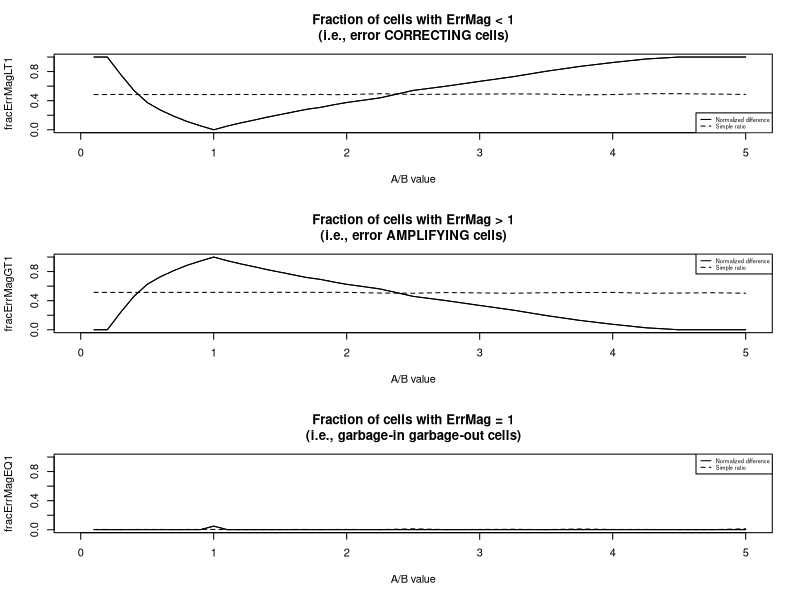
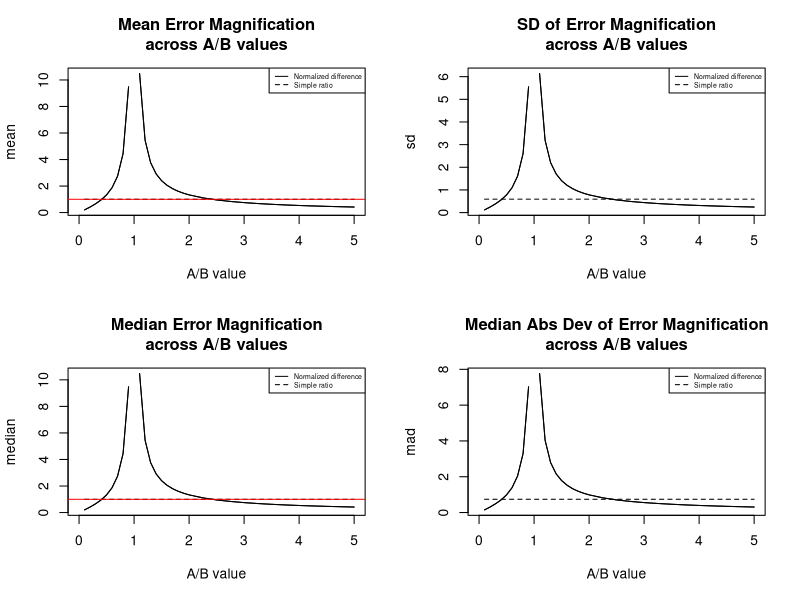
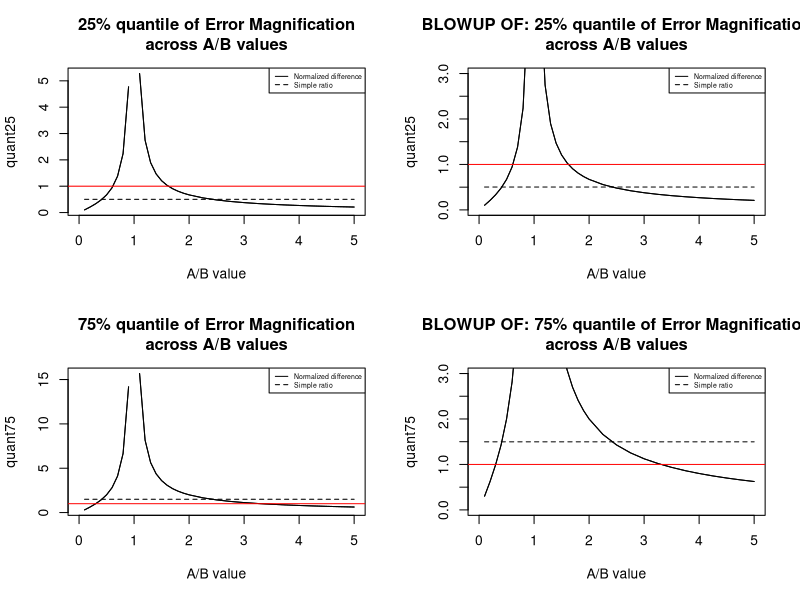
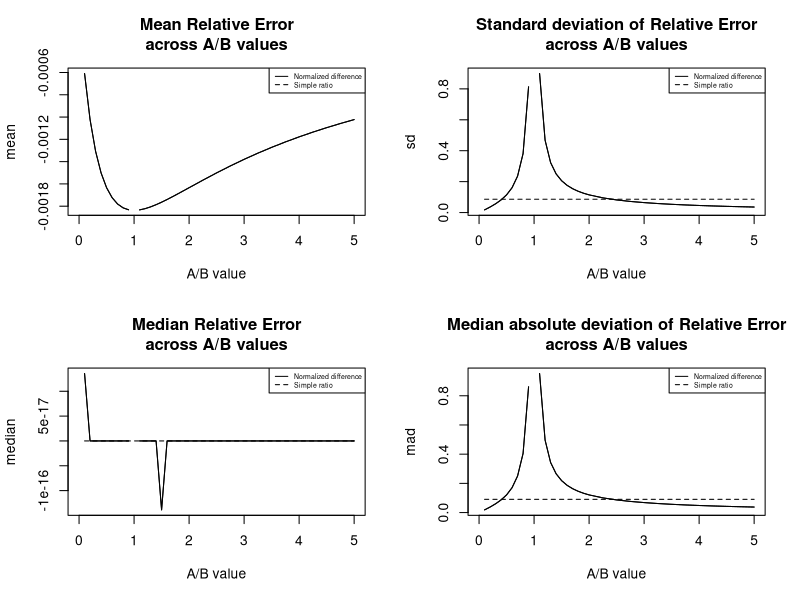

R code for these plots, in order:

setwd ("/Users/Bill/D/rdv-framework/projects/aMinusBoverAplusB")
getwd ()

use_oldAoverB_values = FALSE
saveErrors = FALSE
verbose = TRUE
top = 5

#  Here, we only care about stepping through the A/B values 
#  from 0 up through around 10.  
#  We don't care about their correspondence with the reflectance values 
#  of any particular wavelengths.
#  Since the error results are the same for all A,B pairs with the same A/B 
#  value, then we can set A and B to anything that we want as long as it 
#  generates the A/B value we want.  (Note that this is only true for the 
#  metrics A/B and (A-B)/(A+B).  It's not true for the A-B metric.  However, 
#  in this paper we're ignoring that metric since it's hardly ever used.)
#  This means that we can just set B=1 and let A vary.  Conveniently, that 
#  means that whatever value A has, that will be the value of A/B.

buildFileroot = function (A_value) 
    { paste0 ("AoverB_", A_value, "__A_", A_value, "__B_1__") }


if (use_oldAoverB_values)
    {
    A_values = c (5.19E-02, 1.05E+00, 5.89E-02, 0.260, 5.89E-02, 5.93E-02, 3.13E-01, 3.13E-01)
    B_values = c (5.15E-02, 1.00E+00, 5.19E-02, 0.152, 3.25E-02, 2.99E-02, 7.94E-02, 5.89E-02)
    AoverB_values = c (1.01E+00, 1.05E+00, 1.13E+00, 1.71E+00, 1.81E+00, 1.98E+00, 3.94E+00, 5.31E+00)
    } else
    {
    A_values = c (seq (0.1, 2, 0.1), seq (2.25, 5, 0.25))
    B_values = rep (1, length (A_values))
    AoverB_values = A_values
    }

AoverB_fileLabels = buildFileroot (A_values)

numAoverBvalues = length (AoverB_values)

#  cor = correct
#  app = apparent, i.e., correct plus error
#  err = error
#  abs = absolute
#  absVal = absolute value
#  frac = fractional
#  rel = relative
#  seq = sequence
#  mult = multiplier
#  mat = matrix
#  cur = current
#  mag = magnification

#library(lattice)
library(MASS)    #  Needed for write.matrix().

computeErrors = function (index.appMat, index.cor, largestInputErr.absValMat)
    {
    if (verbose)
        {
        cat ("\n\nvvvvvvvvvvvvvvvvvvvv  In computeErrors()  vvvvvvvvvvvvvvvvvvvv")
        cat ("\n\nindex.appMat = ")
        print (index.appMat[1:top,1:top])
        cat ("\n\nindex.cor = ", index.cor, sep='')
        cat ("\n\nlargestInputErr.absValMat = ")
        print (largestInputErr.absValMat)
        }
    
    absErrMat = index.appMat - index.cor
    if (verbose)
        {
        cat ("\n\nabsErrMat = ")
        print (absErrMat[1:top,1:top])
        }
        
    relErrMat = absErrMat / index.cor
    if (verbose)
        {
        cat ("\n\nrelErrMat = ")
        print (relErrMat[1:top,1:top])  
        }
    
    errMagMat = abs (relErrMat) / largestInputErr.absValMat
    if (verbose)
        {
        cat ("\n\nerrMagMat BEFORE zero correction = ")
        print (errMagMat[1:top,1:top])  
        }
    
        #  BTL - 2014 03 19 - bug fix
        #  A problem occurs when the input errors are both zero.
        #  There is neither amplification nor correction then, so the 
        #  magnification value should be 1.
        #  Instead, here you will divide by 0 and get a NaN or else, 
        #  your divisor will be a very small approximation to 0 due to 
        #  inexact floating point arithmetic and you'll get some kind 
        #  of calculation done with 0 (or approximately 0) in the numerator 
        #  (since there's no error), and some minute value in the denominator.
        #  This will often give a result that is 0, which implies perfect 
        #  correction of the input error, but there is no input error to 
        #  correct.  So, need to explicitly fix that here by looking for 
        #  any cell that has no input error.  This should only occur in 
        #  one cell, i.e., the center of the matrix, so you should be 
        #  able to just set that cell to 1.  Unfortunately, there's nothing 
        #  to stop someone from handing this routine a matrix that doesn't 
        #  have the zero point at the center of the matrix, so you need to 
        #  explicitly test for it to be safe.
        #  The "isTrue (all.equal())" in the test below is to catch values 
        #  that are not exactly 0 because of floating point arithmetic.  
        #  It's taken from an answer I found in a stackoverflow answer:
        #  http://stackoverflow.com/questions/9508518/why-are-these-numbers-not-equal
    errMagMat [isTRUE (all.equal (largestInputErr.absValMat, 0))] = 1
#    errMagMat [3,3] = 1
    if (verbose)
        {
        cat ("\n\nerrMagMat AFTER zero correction = ")
        print (errMagMat[1:top,1:top])    
        cat ("\n\n^^^^^^^^^^^^^^^^^^^^^^  end of computeErrors()  ^^^^^^^^^^^^^^^^^^^^^^")
        }

#browser()

    return (list (absErr=absErrMat, relErr=relErrMat, errMag=errMagMat))
    }

aggScoreColNames = c ("AoverB", "mean", "sd", "median", "mad", 
                      "min", "quant25", "quant50", "quant75", "max", 
                      "fracErrMagLT1", "fracErrMagEQ1", "fracErrMagGT1"
                      )

computeAggregateScores = function (aMatrix, curRow, aggScores, numCells, 
                                   matrixIsErrMag=TRUE)
    {
    cat ("\n\n-------------- aMatrix [1:5,1:5] in computeAggregateScores --------------\n")
    print (aMatrix[1:5,1:5])
    
    aggScores [curRow, "median"] = median (aMatrix, na.rm=TRUE)    
    aggScores [curRow, "mad"] = mad (aMatrix, na.rm=TRUE)
    
    if (matrixIsErrMag)
        {
        numNaNcells = length (which (is.na (aMatrix)))
        numLegalCells = numCells - numNaNcells

        lt1 = length (which (aMatrix < 1.0))
        aggScores [curRow, "fracErrMagLT1"] = lt1 / numLegalCells
        gt1 = length (which (aMatrix > 1.0))
        aggScores [curRow, "fracErrMagGT1"] = gt1 / numLegalCells
        eq1 = numCells - lt1 - gt1
        aggScores [curRow, "fracErrMagEQ1"] = eq1 / numLegalCells
        }
        
    quantileValues = quantile (aMatrix, na.rm=TRUE)
    aggScores [curRow, "min"] = quantileValues [1]
    aggScores [curRow, "quant25"] = quantileValues [2]
    aggScores [curRow, "quant50"] = quantileValues [3]
    aggScores [curRow, "quant75"] = quantileValues [4]
    aggScores [curRow, "max"] = quantileValues [5]
    
    aMatrix [is.infinite (aMatrix)] = NaN
    
    aggScores [curRow, "mean"] = mean (aMatrix, na.rm=TRUE)
    aggScores [curRow, "sd"] = sd (aMatrix, na.rm=TRUE)
    
    #browser()
    
    return (aggScores)
    }

#par (mfrow = c (1,3))    #  pdf() seems to ignore this, so commenting out...

pdf ("aOverBplots_aggregated.pdf")

aggScoresTemplate = 
    data.frame (
    matrix (NA, nrow=numAoverBvalues, 
                                        ncol=length (aggScoreColNames), 
                                        byrow=TRUE)
    )
names (aggScoresTemplate) = aggScoreColNames
aggScoresTemplate [,"AoverB"] = AoverB_values

AoverB_relErr_aggScores = aggScoresTemplate
AoverB_errMag_aggScores = aggScoresTemplate

AminusBoverAplusB_relErr_aggScores = aggScoresTemplate
AminusBoverAplusB_errMag_aggScores = aggScoresTemplate

minFracErr = -0.1
maxFracErr = 0.1
numSteps = 100
fracErrStepSize = 0.01    #maxFracErr / numSteps
#    fracErrStepSize = 0.05

for (kkk in 1:numAoverBvalues)
    {
    A.cor = A_values [kkk]
    B.cor = B_values [kkk]
    
    A.errSeq = seq (from = minFracErr, to = maxFracErr, by = fracErrStepSize)
    B.errSeq = A.errSeq
    
    A.errMultSeq = 1 + A.errSeq
    B.errMultSeq = 1 + B.errSeq
    
    numRows = length (A.errSeq)
    numCols = length (B.errSeq)
    numCells = numRows * numCols
    
    largestInputErr.absValMat = matrix (NA, nrow = numRows, ncol = numCols, byrow = TRUE)
    
    AoverB.appMat = matrix (NA, nrow = numRows, ncol = numCols, byrow = TRUE)
    AminusBoverAplusB.appMat = 
                        matrix (NA, nrow = numRows, ncol = numCols, byrow = TRUE)
    
    AoverB.cor = A.cor / B.cor
    AminusBoverAplusB.cor = (A.cor - B.cor) / (A.cor + B.cor)
    
    for (A.curRow in 1:numRows)
        {
        for (B.curCol in 1:numCols)
            {
                #  Compute apparent values of input variables A and B.
            A.app = A.cor * A.errMultSeq [A.curRow]
            B.app = B.cor * B.errMultSeq [B.curCol]
            
                #  Compute apparent values of indices.
            AoverB.appMat [A.curRow, B.curCol] = 
                A.app / B.app        
            AminusBoverAplusB.appMat [A.curRow, B.curCol] = 
                (A.app - B.app) / (A.app + B.app)
            
                #  Compute which input error is larger.
            largestInputErr.absValMat [A.curRow, B.curCol] = 
                max (abs (A.errSeq [A.curRow]), abs (B.errSeq [B.curCol]))
            }
        }

#browser()

    AoverB = AoverB_values [kkk]
cat ("\n\n*** Loop is at AoverB = ", AoverB)    
        #-----
    
    AoverB.errors = 
        computeErrors (AoverB.appMat, AoverB.cor, largestInputErr.absValMat)
        
cat ("\n\n----  AoverB : relative error")
    if (saveErrors)    #  AoverB : relative error
        {
        csv.filename = paste0 (AoverB_fileLabels [kkk], "AoverB.relErr", ".csv")
        write.matrix (AoverB.errors$relErr, file = csv.filename, sep = ",")
        }
    AoverB_relErr_aggScores = 
        computeAggregateScores (AoverB.errors$relErr, kkk, 
                                AoverB_relErr_aggScores, numCells, FALSE)
    
cat ("\n\n----  AoverB : error magnification")
    if (saveErrors)    #  AoverB : error magnification
        {
        csv.filename = paste0 (AoverB_fileLabels [kkk], "AoverB.errMag", ".csv")
        write.matrix (AoverB.errors$errMag, file = csv.filename, sep = ",")
        }
    AoverB_errMag_aggScores = 
        computeAggregateScores (AoverB.errors$errMag, kkk, 
                                AoverB_errMag_aggScores, numCells, TRUE)
    
        #-----
    
    AminusBoverAplusB.errors = 
        computeErrors (AminusBoverAplusB.appMat, AminusBoverAplusB.cor, 
                       largestInputErr.absValMat)
    
cat ("\n\n----  AminusBoverAplusB : relative error")
    if (saveErrors)    #  AminusBoverAplusB : relative error
        {
        csv.filename = paste0 (AoverB_fileLabels [kkk], "AminusBoverAplusB.relErr", ".csv")
        write.matrix (AminusBoverAplusB.errors$relErr, file = csv.filename, sep = ",")
        }
    AminusBoverAplusB_relErr_aggScores = 
        computeAggregateScores (AminusBoverAplusB.errors$relErr, kkk, 
                                AminusBoverAplusB_relErr_aggScores, numCells, FALSE)
    
cat ("\n\n----  AminusBoverAplusB : error magnification")
    if (saveErrors)    #  AminusBoverAplusB : error magnification
        {
        csv.filename = paste0 (AoverB_fileLabels [kkk], "AminusBoverAplusB.errMag", ".csv")
        write.matrix (AminusBoverAplusB.errors$errMag, file = csv.filename, sep = ",")
        }
    AminusBoverAplusB_errMag_aggScores = 
        computeAggregateScores (AminusBoverAplusB.errors$errMag, kkk, 
                                AminusBoverAplusB_errMag_aggScores, numCells, TRUE)
    
        #-----
    
    
    # write.table (results,
    #              file = paste (experiment.name, ".csv", sep = ''),
    #              sep = ",",
    #              col.names = TRUE,
    #              row.names = FALSE
    # );
    
    }


cat ('\nAminusBoverAplusB_relErr_aggScores [,"AoverB"] = \n')
print (AminusBoverAplusB_relErr_aggScores [,"AoverB"])

cat ('\nAminusBoverAplusB_relErr_aggScores [,"median"] = \n')
print (AminusBoverAplusB_relErr_aggScores [,"median"])


plotAggregateMeasure = function (plotTitle, 
                                 statisticName, 
#                                 errMeasureType, 
                                 normDiff_aggScores, 
                                 simpleRatio_aggScores, 
                                 xAxisRange, yAxisRange, 
                                 showReferenceLine=TRUE, 
                                 autoscale = TRUE, 
                                 legendLocation="topright"
                                 )
    {
#    plotTitle = paste0 (plotTitleLead, " for ", errMeasureType)
    
    # plot (normDiff_aggScores [,"AoverB"], 
    #       normDiff_aggScores [,statisticName], 
    #       main=plotTitle, 
    #       type="l", lty=1, 
    #       xlim=c(0,6), xlab="A/B value",
    #       ylim=c(0,1), ylab=statisticName
    #       )
    
    cat ("\n\nxAxisRange = ", xAxisRange)
    cat ("\nyAxisRange = ", yAxisRange)
    cat ("\nautoscale = ", autoscale)
    
    if (autoscale)
        {
        cat ("\n--- autoscaling ---")
        plot (normDiff_aggScores [,"AoverB"], 
              normDiff_aggScores [,statisticName], 
              type="l", 
              lty=1, 
              main=plotTitle, 
              xlab="A/B value",
              ylab=statisticName, 
              xlim=xAxisRange
              )        
        } else 
        {
        cat ("\n--- NOT autoscaling ---")
        plot (normDiff_aggScores [,"AoverB"], 
              normDiff_aggScores [,statisticName], 
              type="l", 
              lty=1, 
              main=plotTitle, 
              xlab="A/B value",
              ylab=statisticName, 
              xlim=xAxisRange, 
                  #  The only part that's different from the autoscale above.
              ylim=yAxisRange
             )
        }
    
    lines (normDiff_aggScores [,"AoverB"], 
           normDiff_aggScores [,statisticName], 
           lty=1
           )
    
    lines (simpleRatio_aggScores [,"AoverB"], 
           simpleRatio_aggScores [,statisticName], 
           lty=2
           )
    
    if (showReferenceLine)
        {
        # add red, solid horizontal line at y=1
        abline(h=1, lty=1, col="red")        
        }
    
    legend (legendLocation, 
           c("Normalized difference", "Simple ratio"), 
           lty=c(1,2), 
           cex=0.5
           )
    }


cat ("\n\n==================================================================\n")
cat ("\nAt end of loop, here are the aggregated scores:")

cat ("\n\nAoverB_relErr_aggScores = \n\n")
print (AoverB_relErr_aggScores)

cat ("\n\nAminusBoverAplusB_relErr_aggScores = \n\n")
print (AminusBoverAplusB_relErr_aggScores)

cat ("\n\nAoverB_errMag_aggScores = \n\n")
print (AoverB_errMag_aggScores)

cat ("\n\nAminusBoverAplusB_errMag_aggScores = \n\n")
print (AminusBoverAplusB_errMag_aggScores)

cat ("\n\n==================================================================\n")

xAxisRange = c(0, 5)
yAxisRange = c(0, 1)

errMeasureType = "ErrMag"
normDiff_aggScores = AminusBoverAplusB_errMag_aggScores
simpleRatio_aggScores = AoverB_errMag_aggScores

    #------------------------------------------------
    #  Error CORRECTION and AMPLIFICATION of ErrMag
    #------------------------------------------------

        #-----------------------------------------------------------------------
        #  NOTE:  These 3 metrics only apply for error magnification 
        #         since the relative error being above or below 1 
        #         isn't of interest.  
        #         Error magnification below 1 means error correction.
        #         Error magnfication above 1 means error amplification.
        #         Error magnification equal 1 means garbage in, garbage out.
        #    Also note that because these are all fractions, we can always scale  
        #    the y axis to go from 0 to 1.  For other measures, we have to 
        #    adapt the scale to the data.
        #-----------------------------------------------------------------------

par (mfrow = c (3,1))    #  pdf() seems to ignore this, so commenting out...
autoscale = FALSE

plotAggregateMeasure ("Fraction of cells with ErrMag < 1\n(i.e., error CORRECTING cells)", 
                      "fracErrMagLT1", 
#                      errMeasureType, 
                      normDiff_aggScores, 
                      simpleRatio_aggScores, 
                      xAxisRange, yAxisRange, 
                      showReferenceLine=FALSE, 
                      autoscale=FALSE, 
                      "bottomright"
                      )
    
plotAggregateMeasure ("Fraction of cells with ErrMag > 1\n(i.e., error AMPLIFYING cells)", 
                      "fracErrMagGT1", 
#                      errMeasureType, 
                      normDiff_aggScores, 
                      simpleRatio_aggScores, 
                      xAxisRange, yAxisRange, 
                      showReferenceLine=FALSE, 
                      autoscale=FALSE, 
                      "topright"
                      )

plotAggregateMeasure ("Fraction of cells with ErrMag = 1\n(i.e., garbage-in garbage-out cells)", 
                      "fracErrMagEQ1", 
#                      errMeasureType, 
                      normDiff_aggScores, 
                      simpleRatio_aggScores, 
                      xAxisRange, yAxisRange, 
                      showReferenceLine=FALSE, 
                      autoscale=FALSE, 
                      "topright"
                      )

# statisticName = "min"
# statisticName = "max"
# statisticName = "quant25"
# statisticName = "quant75"
# statisticName = "quant50"

#-----------------------------
#  MEAN and SD as well as MEDIAN and MAD of ErrMag
#-----------------------------

par (mfrow = c (2,2))    #  pdf() seems to ignore this, so commenting out...
#yAxisRange = c(0,3)

plotAggregateMeasure ("Mean Error Magnification\nacross A/B values", 
                      "mean", 
                      #                      errMeasureType, 
                      normDiff_aggScores, 
                      simpleRatio_aggScores, 
                      xAxisRange, yAxisRange, 
                      showReferenceLine=TRUE, 
                      autoscale=TRUE, 
                      "topright"
                    )

plotAggregateMeasure ("SD of Error Magnification\nacross A/B values", 
                      "sd", 
                      #                      errMeasureType, 
                      normDiff_aggScores, 
                      simpleRatio_aggScores, 
                      xAxisRange, yAxisRange, 
                      showReferenceLine=FALSE, 
                      autoscale=TRUE, 
                      "topright"
                    )

plotAggregateMeasure ("Median Error Magnification\nacross A/B values", 
                      "median", 
                      #                      errMeasureType, 
                      normDiff_aggScores, 
                      simpleRatio_aggScores, 
                      xAxisRange, yAxisRange, 
                      showReferenceLine=TRUE, 
                      autoscale=TRUE, 
                      "topright"
)

plotAggregateMeasure ("Median Abs Dev of Error Magnification\nacross A/B values", 
                      "mad", 
                      #                      errMeasureType, 
                      normDiff_aggScores, 
                      simpleRatio_aggScores, 
                      xAxisRange, yAxisRange, 
                      showReferenceLine=FALSE, 
                      autoscale=TRUE, 
                      "topright"
)


    #-----------------------------
    #  QUANT25 and QUANT75 of ErrMag
    #-----------------------------

par (mfrow = c (2,2))    #  pdf() seems to ignore this, so commenting out...
#yAxisRange = c(0,3)

plotAggregateMeasure ("25% quantile of Error Magnification\nacross A/B values", 
                      "quant25", 
                      #                      errMeasureType, 
                      normDiff_aggScores, 
                      simpleRatio_aggScores, 
                      xAxisRange, yAxisRange, 
                      showReferenceLine=TRUE, 
                      autoscale=TRUE, 
                      "topright"
                    )

plotAggregateMeasure ("BLOWUP OF: 25% quantile of Error Magnification\nacross A/B values", 
                      "quant25", 
                      #                      errMeasureType, 
                      normDiff_aggScores, 
                      simpleRatio_aggScores, 
                      xAxisRange, yAxisRange=c(0,3), 
                      showReferenceLine=TRUE, 
                      autoscale=FALSE, 
                      "topright"
                    )

plotAggregateMeasure ("75% quantile of Error Magnification\nacross A/B values", 
                      "quant75", 
                      #                      errMeasureType, 
                      normDiff_aggScores, 
                      simpleRatio_aggScores, 
                      xAxisRange, yAxisRange, 
                      showReferenceLine=TRUE, 
                      autoscale=TRUE, 
                      "topright"
                    )

plotAggregateMeasure ("BLOWUP OF: 75% quantile of Error Magnification\nacross A/B values", 
                      "quant75", 
                      #                      errMeasureType, 
                      normDiff_aggScores, 
                      simpleRatio_aggScores, 
                      xAxisRange, yAxisRange=c(0,3), 
                      showReferenceLine=TRUE, 
                      autoscale=FALSE, 
                      "topright"
                    )







errMeasureType = "RelErr"
normDiff_aggScores = AminusBoverAplusB_relErr_aggScores
simpleRatio_aggScores = AoverB_relErr_aggScores

#-----------------------------
#  MEAN and MEDIAN as well as SD and MAD of Relative Error
#-----------------------------

par (mfrow = c (2,2))    #  pdf() seems to ignore this, so commenting out...
#yAxisRange = c(0,3)

plotAggregateMeasure ("Mean Relative Error\nacross A/B values", 
                      "mean", 
                      #                      errMeasureType, 
                      normDiff_aggScores, 
                      simpleRatio_aggScores, 
                      xAxisRange, yAxisRange, 
                      showReferenceLine=TRUE, 
                      autoscale=TRUE, 
                      "topright"
)

plotAggregateMeasure ("Standard deviation of Relative Error\nacross A/B values", 
                      "sd", 
                      #                      errMeasureType, 
                      normDiff_aggScores, 
                      simpleRatio_aggScores, 
                      xAxisRange, yAxisRange, 
                      showReferenceLine=FALSE, 
                      autoscale=TRUE, 
                      "topright"
)

plotAggregateMeasure ("Median Relative Error\nacross A/B values", 
                      "median", 
                      #                      errMeasureType, 
                      normDiff_aggScores, 
                      simpleRatio_aggScores, 
                      xAxisRange, yAxisRange, 
                      showReferenceLine=TRUE, 
                      autoscale=TRUE, 
                      "topright"
)

plotAggregateMeasure ("Median absolute deviation of Relative Error\nacross A/B values", 
                      "mad", 
                      #                      errMeasureType, 
                      normDiff_aggScores, 
                      simpleRatio_aggScores, 
                      xAxisRange, yAxisRange, 
                      showReferenceLine=FALSE, 
                      autoscale=TRUE, 
                      "topright"
)





dev.off()

